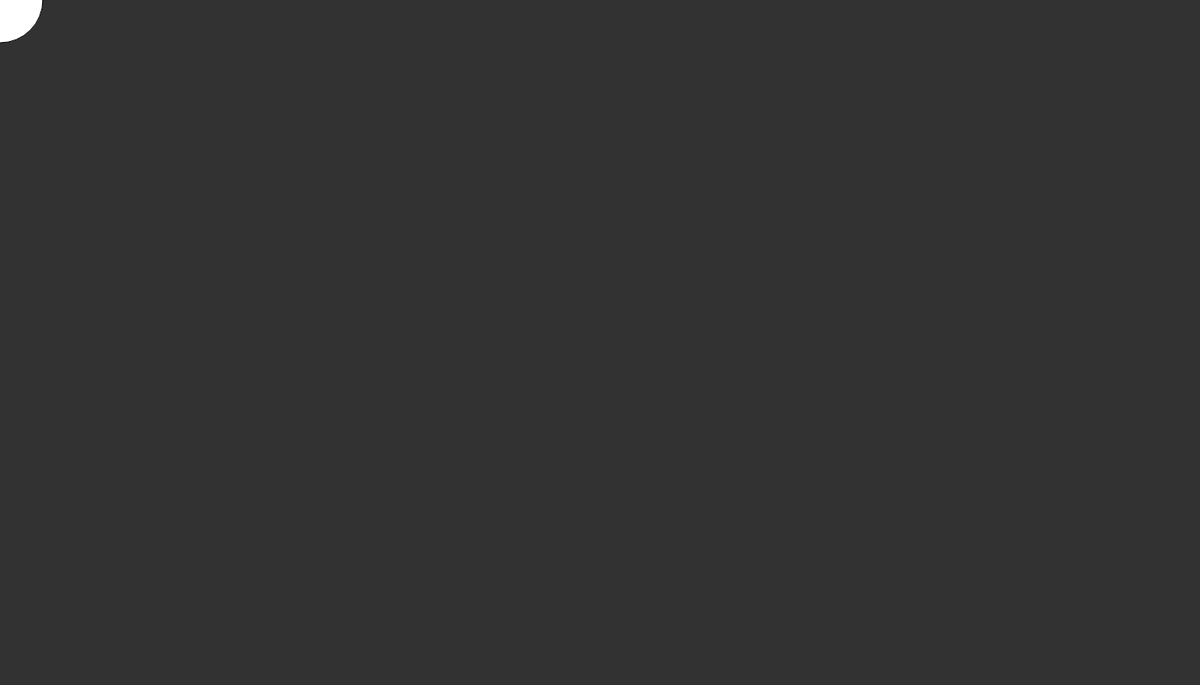
Frame 1 (no input)
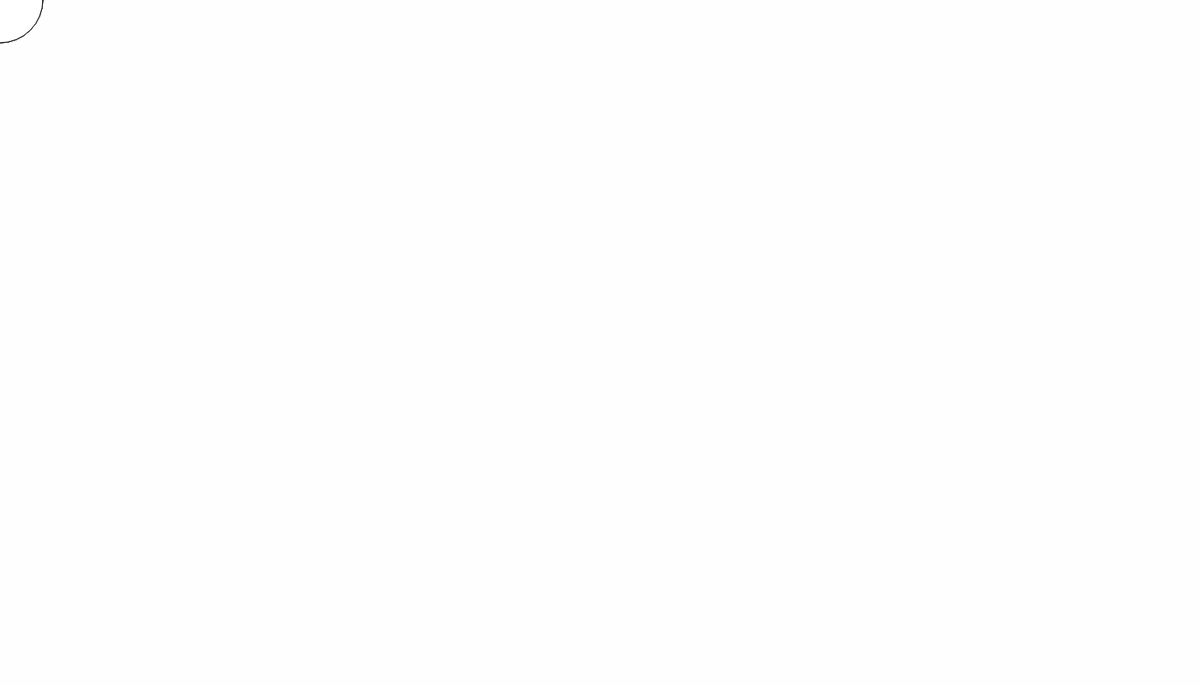
Frame 60 (no input)
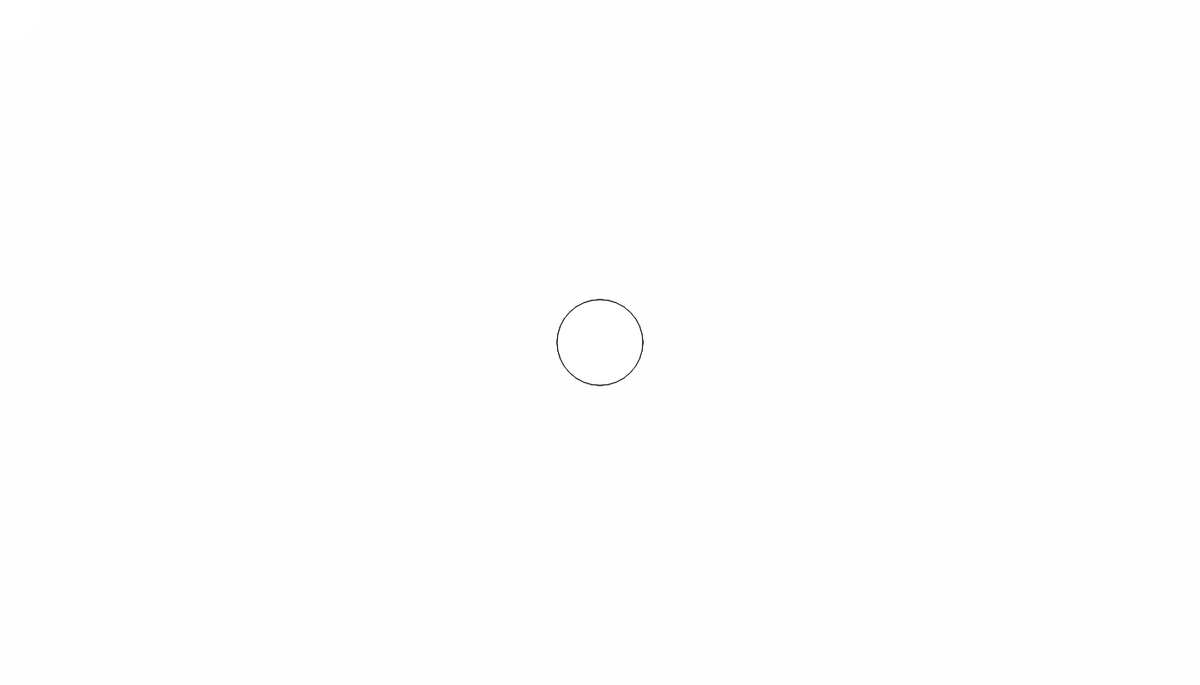
Frame 120 (the mouse pressed at the canvas centre since frame 60)

The p5.js sketch that drew these frames (run headless with seeded random() and noise() and a simulated clock; from frame 60 on, the mouse is pressed at the canvas centre):

// p5.js sketch
// ── sketch.js
function setup() {
  //put setup code here
  createCanvas(1400,800)
  background(55/100/40)
}
function draw() {
  // put drawing code here
  background(255, 50)
  ellipse(mouseX, mouseY, 100, 100)
}
// ── 10.05.html
<!DOCTYPE html>
<html lang="en">

<head>
  <meta charset="UTF-8">
  <meta http-equiv="X-UA-Compatible" content="IE=edge">
  <meta name="viewport" content="width=device-width, initial-scale=1.0">
  <title>10.05</title>
  <style>
    body {
      padding: 0;
      margin: 0;
    }
  </style>
  <script src="../p5.js"></script>
  <script src="sketch.js"></script>

</head>

<body>
  <main>
  </main>
</body>

</html>
